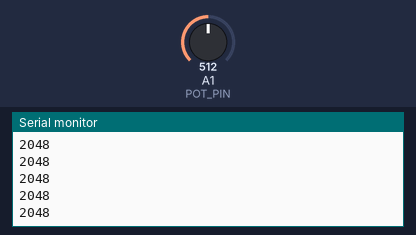
Recording of a sketch running on a simulated Arduino Zero (SAMD21). Shown: the last lines printed to the serial monitor. Inputs (shaded band) come from the test bench; at power-on: A1 (POT_PIN) = 512 (analog values on the 0–1023 scale).

Above: at 1.2 s.
1.3 s: A1 (POT_PIN) set to 716
At 1.31 s:
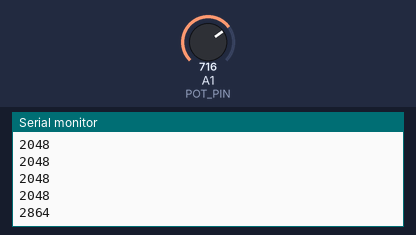
2.8 s: A1 (POT_PIN) set to 900
At 2.81 s:
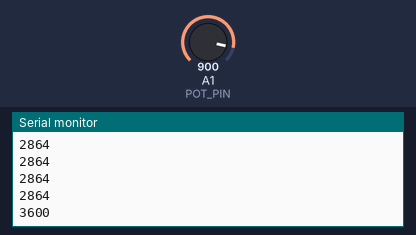
Timing chart, 0 to 5.8 s (numbered marks = the images above; inputs shaded):
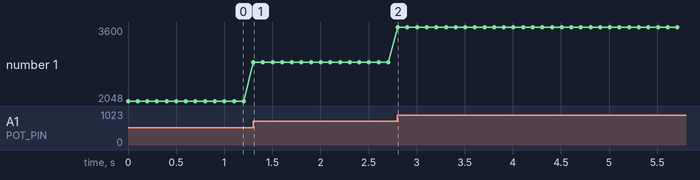

The sketch:

dial_v1_raw.ino
```cpp
// dial_v1_raw.ino
// Dial test v1: prints raw potentiometer value (0-4095) to Serial.
// Wiring: pot outer legs to 3.3V/GND, middle leg to A1.

const int POT_PIN = A1;

void setup() {
  Serial.begin(115200);
  while (!Serial && millis() < 3000);   // wait briefly for the Serial Monitor
  analogReadResolution(12);             // readings run 0 to 4095 instead of 0 to 1023
}

void loop() {
  int raw = analogRead(POT_PIN);
  Serial.println(raw);
  delay(100);
}
```

Measured:
- after the input at 1.3 s, the serial monitor: prints a new line at once (image 1)
- after the input at 2.8 s, the serial monitor: prints a new line at once (image 2)
- plotted number 1: 2048 → 2864 after the input at 1.3 s, 2864 → 3600 after the input at 2.8 s
